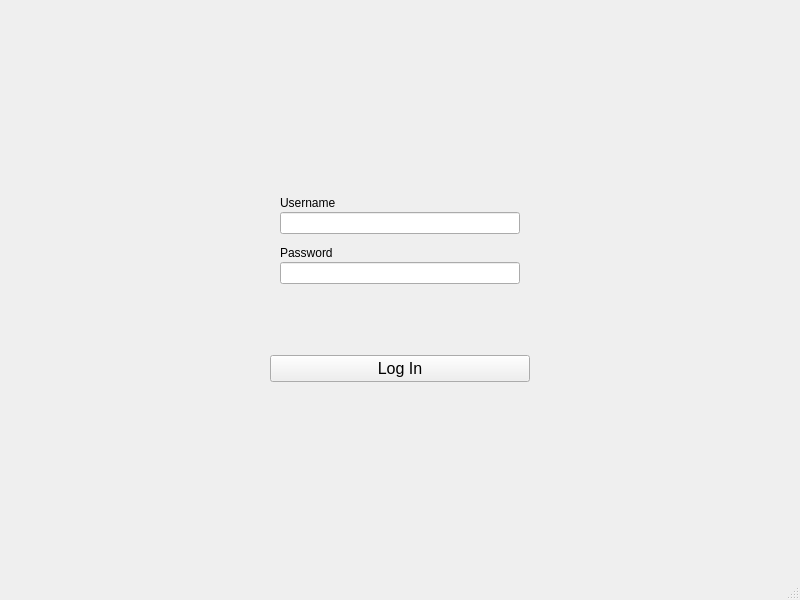
<?xml version="1.0" encoding="UTF-8"?>
<ui version="4.0">
 <class>MainWindow</class>
 <widget class="QMainWindow" name="MainWindow">
  <property name="geometry">
   <rect>
    <x>0</x>
    <y>0</y>
    <width>800</width>
    <height>600</height>
   </rect>
  </property>
  <property name="windowTitle">
   <string>MainWindow</string>
  </property>
  <widget class="QWidget" name="centralwidget">
   <layout class="QHBoxLayout" name="horizontalLayout">
    <item>
     <spacer name="horizontalSpacer_2">
      <property name="orientation">
       <enum>Qt::Horizontal</enum>
      </property>
      <property name="sizeHint" stdset="0">
       <size>
        <width>40</width>
        <height>20</height>
       </size>
      </property>
     </spacer>
    </item>
    <item>
     <layout class="QVBoxLayout" name="verticalLayout_6">
      <property name="leftMargin">
       <number>0</number>
      </property>
      <item>
       <spacer name="verticalSpacer_2">
        <property name="orientation">
         <enum>Qt::Vertical</enum>
        </property>
        <property name="sizeHint" stdset="0">
         <size>
          <width>20</width>
          <height>40</height>
         </size>
        </property>
       </spacer>
      </item>
      <item>
       <layout class="QVBoxLayout" name="verticalLayout">
        <property name="spacing">
         <number>12</number>
        </property>
        <item>
         <layout class="QVBoxLayout" name="verticalLayout_2">
          <property name="spacing">
           <number>2</number>
          </property>
          <property name="leftMargin">
           <number>10</number>
          </property>
          <property name="topMargin">
           <number>0</number>
          </property>
          <property name="rightMargin">
           <number>10</number>
          </property>
          <property name="bottomMargin">
           <number>0</number>
          </property>
          <item>
           <widget class="QLabel" name="label_2">
            <property name="text">
             <string>Username</string>
            </property>
           </widget>
          </item>
          <item>
           <widget class="QLineEdit" name="lineEdit_2"/>
          </item>
         </layout>
        </item>
        <item>
         <layout class="QVBoxLayout" name="verticalLayout_5">
          <property name="spacing">
           <number>2</number>
          </property>
          <property name="leftMargin">
           <number>10</number>
          </property>
          <property name="topMargin">
           <number>0</number>
          </property>
          <property name="rightMargin">
           <number>10</number>
          </property>
          <property name="bottomMargin">
           <number>0</number>
          </property>
          <item>
           <widget class="QLabel" name="label_4">
            <property name="text">
             <string>Password</string>
            </property>
           </widget>
          </item>
          <item>
           <widget class="QLineEdit" name="lineEdit_5"/>
          </item>
         </layout>
        </item>
        <item>
         <spacer name="verticalSpacer">
          <property name="orientation">
           <enum>Qt::Vertical</enum>
          </property>
          <property name="sizeType">
           <enum>QSizePolicy::Expanding</enum>
          </property>
          <property name="sizeHint" stdset="0">
           <size>
            <width>20</width>
            <height>20</height>
           </size>
          </property>
         </spacer>
        </item>
        <item>
         <widget class="QPushButton" name="pushButton">
          <property name="font">
           <font>
            <pointsize>12</pointsize>
           </font>
          </property>
          <property name="text">
           <string>Log In</string>
          </property>
         </widget>
        </item>
       </layout>
      </item>
      <item>
       <spacer name="verticalSpacer_4">
        <property name="orientation">
         <enum>Qt::Vertical</enum>
        </property>
        <property name="sizeHint" stdset="0">
         <size>
          <width>20</width>
          <height>40</height>
         </size>
        </property>
       </spacer>
      </item>
     </layout>
    </item>
    <item>
     <spacer name="horizontalSpacer">
      <property name="orientation">
       <enum>Qt::Horizontal</enum>
      </property>
      <property name="sizeHint" stdset="0">
       <size>
        <width>40</width>
        <height>20</height>
       </size>
      </property>
     </spacer>
    </item>
   </layout>
  </widget>
  <widget class="QMenuBar" name="menubar">
   <property name="geometry">
    <rect>
     <x>0</x>
     <y>0</y>
     <width>800</width>
     <height>22</height>
    </rect>
   </property>
  </widget>
  <widget class="QStatusBar" name="statusbar"/>
 </widget>
 <resources/>
 <connections/>
</ui>
